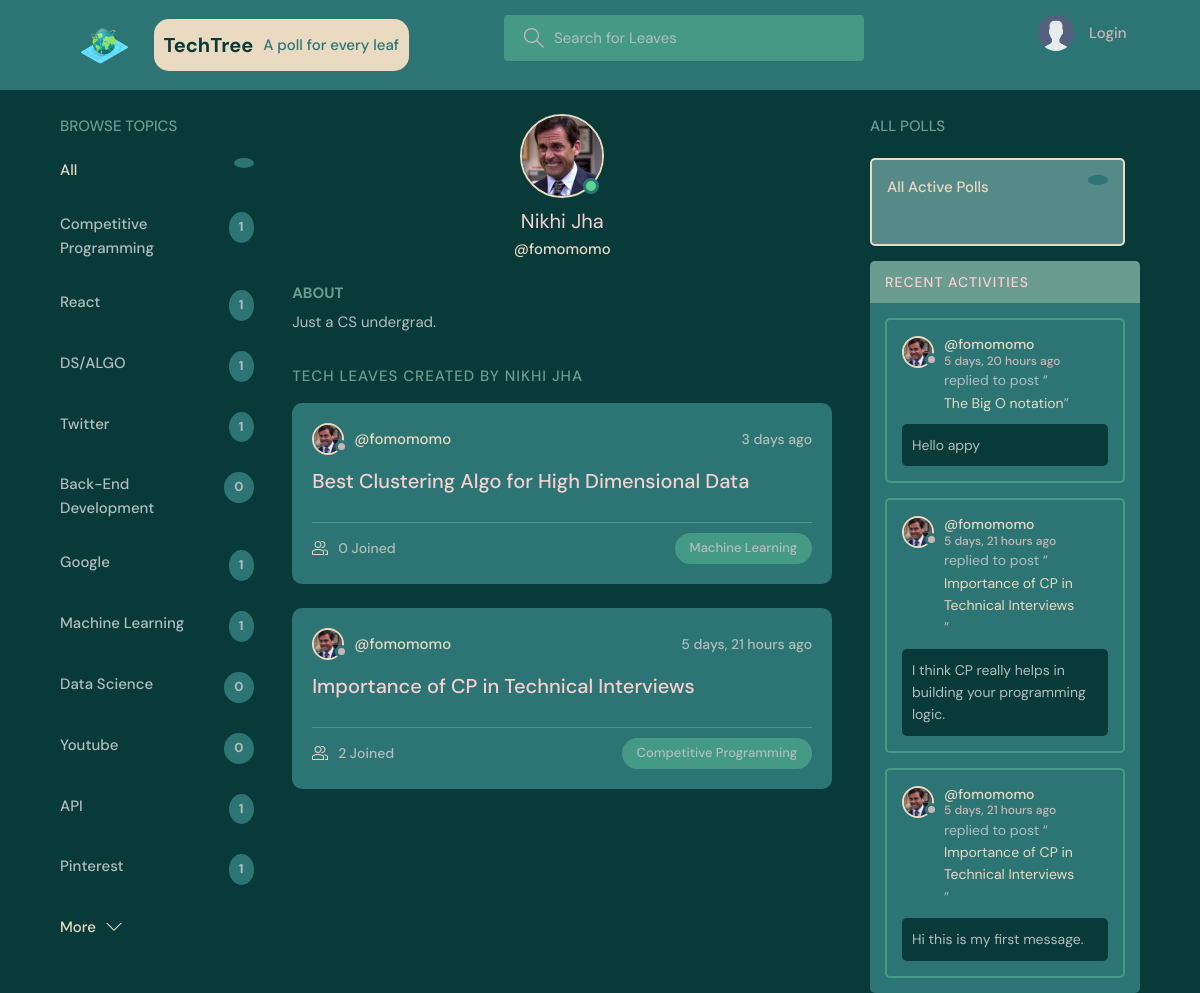
/profile/2/, run on an earlier commit of the app's database.
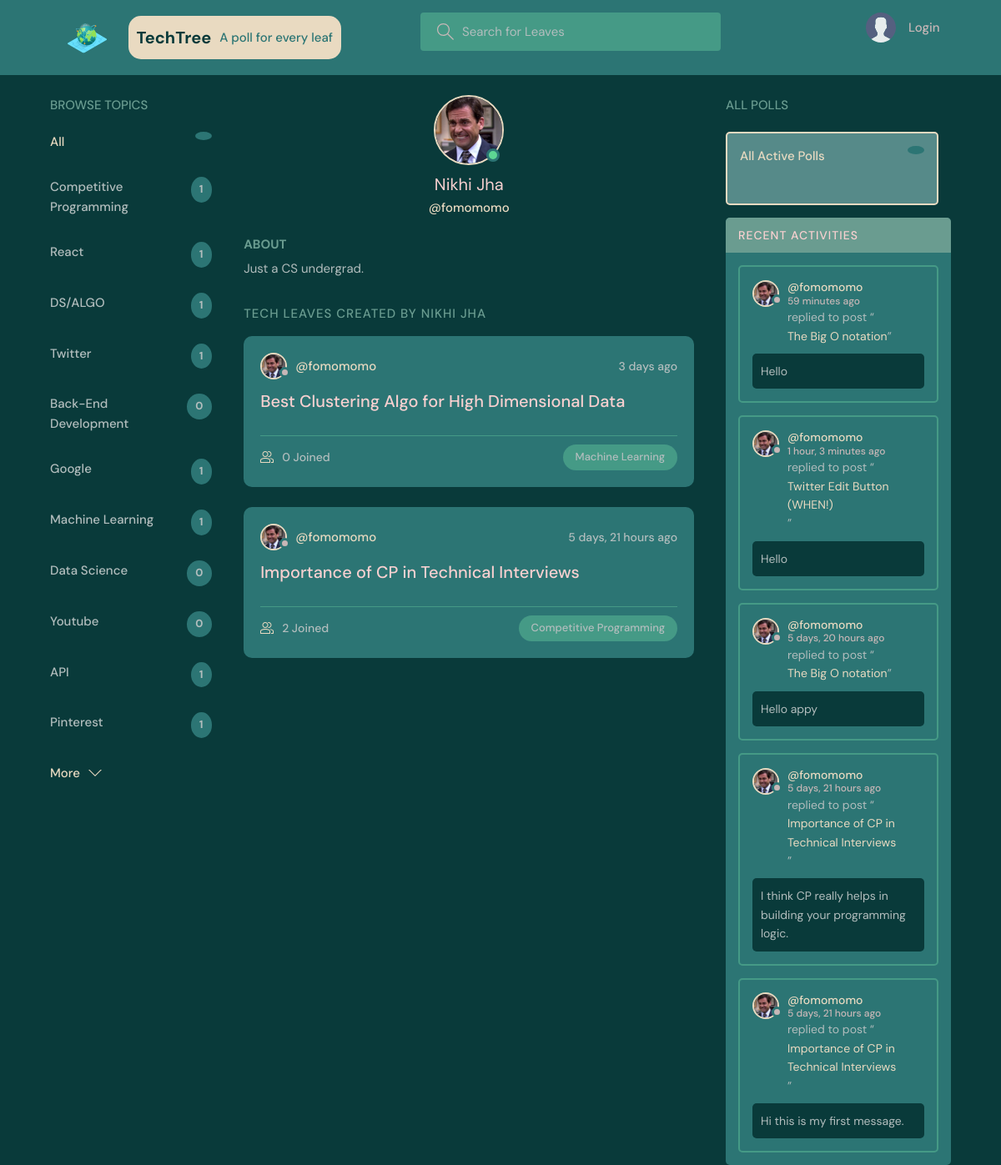
And on a later commit of the database.
### base/models.py (models this page shows, shortened)
class Topic(models.Model):
    name = models.CharField(max_length=200)

class User(AbstractUser):
    name = models.CharField(max_length=200, null=True)
    email = models.EmailField(unique=True, null=True)
    bio = models.TextField(null=True)
    avatar = models.ImageField(null=True, default="avatar.svg")
    USERNAME_FIELD = 'email'
    REQUIRED_FIELDS = ['username']

class Room(models.Model):
    host = models.ForeignKey(User, on_delete=models.SET_NULL, null=True)
    topic = models.ForeignKey(Topic, on_delete=models.SET_NULL, null=True)
    name = models.CharField(max_length=200)
    description = models.TextField(null=True, blank=True)
    participants = models.ManyToManyField(
        User, related_name='participants', blank=True)
    updated = models.DateTimeField(auto_now=True)
    created = models.DateTimeField(auto_now_add=True)
    has_poll = models.BooleanField(default=False)
    class Meta:
        ordering = ['-updated', '-created']
    def __str__(self):
        return self.name

class Message(models.Model):
    user = models.ForeignKey(User, on_delete=models.CASCADE)
    room = models.ForeignKey(Room, on_delete=models.CASCADE)
    body = models.TextField()
    updated = models.DateTimeField(auto_now=True)
    created = models.DateTimeField(auto_now_add=True)
    class Meta:
        ordering = ['-updated', '-created']

### base/views.py (the view)
# urls.py: path('profile/<str:pk>/', views.userProfile, name="user-profile"),
def userProfile(request, pk):
    user = User.objects.get(id=pk)
    rooms = user.room_set.all()
    room_messages = user.message_set.all()
    topics = Topic.objects.all()
    context = {'user': user, 'rooms': rooms,
               'room_messages': room_messages, 'topics': topics}
    return render(request, 'base/profile.html', context)

### base/templates/base/profile.html (shortened to what this page needs)
{% extends 'main.html' %}
{% block content %}
<main class="profile-page layout layout--3">
  <div class="container">
    {% include 'base/topics_component.html' %}
    <div class="roomList">
      <div class="profile">
        <div class="profile__avatar">
          <div class="avatar avatar--large active">
            <img src="{{user.avatar.url}}" />
          </div>
        </div>
        <div class="profile__info">
          <h3>{{user.name}}</h3>
          <p>@{{user.username}}</p>
        </div>
        <div class="profile__about">
          <h3>About</h3>
          <p>
            {{user.bio}}
          </p>
        </div>
      </div>
      <div class="roomList__header">
        <div>
          <h2>Tech Leaves Created by {{user.name}}</a>
          </h2>
        </div>
      </div>
      {% include 'base/feed_component.html' %}
    </div>
    {% include 'base/activity_component.html' %}
  </div>
</main>
{% endblock content %}

### templates/main.html (shortened to what this page needs)
<!DOCTYPE html>
{% load static %}
<html lang="en">
<head>
    <link rel="stylesheet" href="{% static 'styles/style.css' %}" />
</head>
<body>
    {% include 'navbar.html' %}
    {% block content %}
    {% endblock %}
</body>
</html>

### templates/navbar.html (shortened to what this page needs)
{% load static %}
<header class="header header--loggedIn">
    <div class="container">
        <a href="{% url 'home' %}" class="header__logo">
            <img src="{% static 'images/world.svg' %}"/>
            <div class="header__logo__text">
                <h1>TechTree</h1>
                <span>A poll for every leaf</span>
            </div>
        </a>
        <form class="header__search" method="GET" action="{% url 'home' %}">
            <label>
                <input name="q" placeholder="Search for Leaves" />
            </label>
        </form>
        <nav class="header__menu">
            {% if request.user.is_authenticated %}
            <div class="header__user">
                <a href="{% url 'update-user' %}">
                    <div class="avatar avatar--medium active">
                        <img src="{{request.user.avatar.url}}" />
                    </div>
                    <p>{{request.user.name}} <span>@{{request.user.username}}</span></p>
                </a>
                <button class="dropdown-button">
                    <svg version="1.1" xmlns="http://www.w3.org/2000/svg" width="32" height="32" viewBox="0 0 32 32">
                        <title>chevron-down</title>
                        <path d="M16 21l-13-13h-3l16 16 16-16h-3l-13 13z"></path>
                    </svg>
                </button>
            </div>
            {% else %}
            <a href="{% url 'login' %}">
                <img src="{% static 'images/avatar.svg' %}" />
                <p>Login</p>
            </a>
            {% endif %}
        </nav>
    </div>
</header>

### base/templates/base/topics_component.html
<div class="topics">
    <div class="topics__header">
        <h2>Browse Topics</h2>
    </div>
    <ul class="topics__list">
        <li>
            <a href="{% url 'home' %}" class="active">All <span>{{leaf_counts}}</span></a>
        </li>
        {% for topic in topics %}
        <li>
            <a href="{% url 'home' %}?q={{topic.name}}">{{topic.name}}<span>{{topic.room_set.all.count}}</span></a>
        </li>
        {% endfor %}
    </ul>
    <a class="btn btn--link" href="{% url 'topics' %}">
        More
        <svg version="1.1" xmlns="http://www.w3.org/2000/svg" width="32" height="32" viewBox="0 0 32 32">
            <title>chevron-down</title>
            <path d="M16 21l-13-13h-3l16 16 16-16h-3l-13 13z"></path>
        </svg>
    </a>
</div>

### base/templates/base/feed_component.html (shortened to what this page needs)
{% for room in rooms %}
<div class="roomListRoom">
    <div class="roomListRoom__header">
        <a href="{% url 'user-profile' room.host.id %}" class="roomListRoom__author">
            <div class="avatar avatar--small">
                <img src="{{room.host.avatar.url}}" />
            </div>
            <span>@{{room.host.username}}</span>
        </a>
        <div class="roomListRoom__actions">
            <span>{{room.created|timesince}} ago</span>
        </div>
    </div>
    <div class="roomListRoom__content">
        <a href="{% url 'room' room.id %}">{{room.name}}</a>
    </div>
    <div class="roomListRoom__meta">
        <a href="{% url 'room' room.id %}" class="roomListRoom__joined">
            {{room.participants.all.count}} Joined
        </a>
        <p class="roomListRoom__topic">{{room.topic.name}}</p>
    </div>
</div>
{% endfor %}

### base/templates/base/activity_component.html (shortened to what this page needs)
<div>
    <div class="polling">
        <div class="topics__header">
            <h2>All Polls</h2>
        </div>
        <div class="polling__box">
            <ul class="topics__list">
                <li>
                    <a href="{% url 'all-polls' %}" class="active">All Active Polls<span>{{active_polls_count}}</span></a>
                </li>
            </ul>
        </div>
    </div>
    <div class="activities">
        <div class="activities__header">
            <h2>Recent Activities</h2>
        </div>
        {% for message in room_messages %}
        <div class="activities__box">
            <div class="activities__boxHeader roomListRoom__header">
                <a href="{% url 'user-profile' message.user.id %}" class="roomListRoom__author">
                    <div class="avatar avatar--small">
                        <img src="{{message.user.avatar.url}}" />
                    </div>
                    <p>
                        @{{message.user.username}}
                        <span>{{message.created|timesince}} ago</span>
                    </p>
                </a>
            </div>
            <div class="activities__boxContent">
                <p>replied to post “<a href="{% url 'room' message.room.id %}">{{message.room}}</a>”</p>
                <div class="activities__boxRoomContent">{{message.body}}</div>
            </div>
        </div>
        {% endfor %}
    </div>
</div>

What changed in the data, as far as the page shows it:
added Message: user.avatar (picture), user.username "fomomomo", created "59 minutes", room "The Big O notation", body "Hello"
added Message: user.avatar (picture), user.username "fomomomo", created "1 hour, 3 minutes", room "Twitter Edit Button (WHEN!)", body "Hello"
